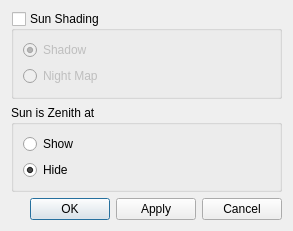
<?xml version="1.0" encoding="UTF-8"?>
<ui version="4.0">
 <class>SunControlWidget</class>
 <widget class="QDialog" name="SunControlWidget">
  <property name="geometry">
   <rect>
    <x>0</x>
    <y>0</y>
    <width>293</width>
    <height>231</height>
   </rect>
  </property>
  <property name="sizePolicy">
   <sizepolicy hsizetype="Preferred" vsizetype="Fixed">
    <horstretch>0</horstretch>
    <verstretch>0</verstretch>
   </sizepolicy>
  </property>
  <property name="windowTitle">
   <string>Sun Control</string>
  </property>
  <layout class="QGridLayout" rowstretch="2,0,0,0" columnstretch="0">
   <property name="sizeConstraint">
    <enum>QLayout::SetDefaultConstraint</enum>
   </property>
   <item row="0" column="0">
    <widget class="QGroupBox" name="sunShading">
     <property name="title">
      <string>Sun Shading</string>
     </property>
     <property name="checkable">
      <bool>true</bool>
     </property>
     <property name="checked">
      <bool>false</bool>
     </property>
     <layout class="QVBoxLayout" name="verticalLayout">
      <item>
       <widget class="QRadioButton" name="showShadow">
        <property name="text">
         <string>Shadow</string>
        </property>
        <property name="checked">
         <bool>true</bool>
        </property>
       </widget>
      </item>
      <item>
       <widget class="QRadioButton" name="showNightMap">
        <property name="text">
         <string>Night Map</string>
        </property>
       </widget>
      </item>
     </layout>
    </widget>
   </item>
   <item row="2" column="0">
    <widget class="QGroupBox" name="sunZenith">
     <property name="title">
      <string>Sun is Zenith at</string>
     </property>
     <property name="checkable">
      <bool>false</bool>
     </property>
     <layout class="QVBoxLayout" name="verticalLayout_2">
      <item>
       <widget class="QRadioButton" name="showZenith">
        <property name="text">
         <string>Show</string>
        </property>
       </widget>
      </item>
      <item>
       <widget class="QRadioButton" name="hideZenith">
        <property name="text">
         <string>Hide</string>
        </property>
        <property name="checked">
         <bool>true</bool>
        </property>
       </widget>
      </item>
     </layout>
    </widget>
   </item>
   <item row="3" column="0">
    <layout class="QHBoxLayout" name="horizontalLayout">
     <item>
      <spacer name="horizontalSpacer">
       <property name="orientation">
        <enum>Qt::Horizontal</enum>
       </property>
       <property name="sizeType">
        <enum>QSizePolicy::Expanding</enum>
       </property>
       <property name="sizeHint" stdset="0">
        <size>
         <width>40</width>
         <height>20</height>
        </size>
       </property>
      </spacer>
     </item>
     <item>
      <widget class="QPushButton" name="okButton">
       <property name="text">
        <string>OK</string>
       </property>
      </widget>
     </item>
     <item>
      <widget class="QPushButton" name="applyButton">
       <property name="text">
        <string>Apply</string>
       </property>
      </widget>
     </item>
     <item>
      <widget class="QPushButton" name="cancelButton">
       <property name="text">
        <string>Cancel</string>
       </property>
       <property name="checkable">
        <bool>false</bool>
       </property>
      </widget>
     </item>
    </layout>
   </item>
  </layout>
 </widget>
 <resources/>
 <connections/>
</ui>
